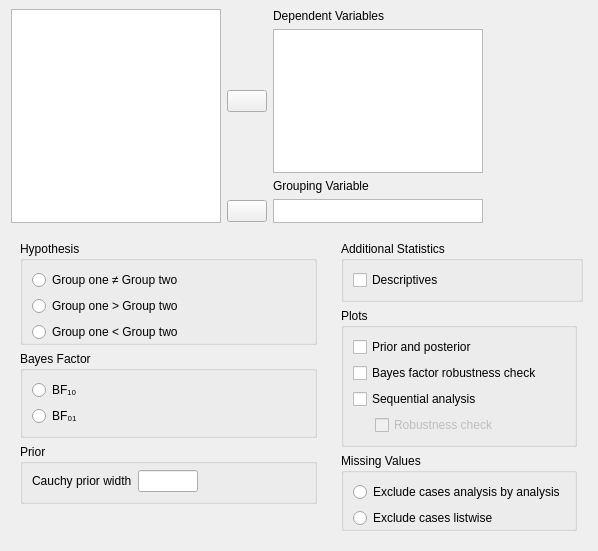
<?xml version="1.0" encoding="UTF-8"?>
<ui version="4.0">
 <class>TTestBayesianIndependentSamplesForm</class>
 <widget class="QWidget" name="TTestBayesianIndependentSamplesForm">
  <property name="geometry">
   <rect>
    <x>0</x>
    <y>0</y>
    <width>598</width>
    <height>551</height>
   </rect>
  </property>
  <property name="windowTitle">
   <string>Form</string>
  </property>
  <layout class="QGridLayout" name="gridLayout">
   <property name="topMargin">
    <number>0</number>
   </property>
   <property name="rightMargin">
    <number>0</number>
   </property>
   <property name="verticalSpacing">
    <number>0</number>
   </property>
   <item row="0" column="0" colspan="3">
    <widget class="QWidget" name="widget" native="true">
     <property name="sizePolicy">
      <sizepolicy hsizetype="Fixed" vsizetype="Preferred">
       <horstretch>0</horstretch>
       <verstretch>0</verstretch>
      </sizepolicy>
     </property>
     <property name="minimumSize">
      <size>
       <width>573</width>
       <height>0</height>
      </size>
     </property>
     <layout class="QGridLayout" name="gridLayout_10">
      <property name="leftMargin">
       <number>0</number>
      </property>
      <item row="0" column="1">
       <widget class="QWidget" name="widget_7" native="true">
        <layout class="QGridLayout" name="gridLayout_8">
         <property name="leftMargin">
          <number>0</number>
         </property>
         <property name="topMargin">
          <number>0</number>
         </property>
         <property name="rightMargin">
          <number>0</number>
         </property>
         <property name="bottomMargin">
          <number>0</number>
         </property>
         <property name="verticalSpacing">
          <number>6</number>
         </property>
         <item row="6" column="0">
          <widget class="AssignButton" name="buttonAssignGroupingVariable">
           <property name="maximumSize">
            <size>
             <width>50</width>
             <height>16777215</height>
            </size>
           </property>
           <property name="text">
            <string/>
           </property>
          </widget>
         </item>
         <item row="0" column="1">
          <widget class="QLabel" name="label_4">
           <property name="text">
            <string>Dependent Variables</string>
           </property>
          </widget>
         </item>
         <item row="6" column="1">
          <widget class="BoundListView" name="groupingVariable">
           <property name="maximumSize">
            <size>
             <width>210</width>
             <height>24</height>
            </size>
           </property>
          </widget>
         </item>
         <item row="1" column="0">
          <widget class="AssignButton" name="buttonAssignVariables">
           <property name="minimumSize">
            <size>
             <width>0</width>
             <height>0</height>
            </size>
           </property>
           <property name="maximumSize">
            <size>
             <width>50</width>
             <height>16777215</height>
            </size>
           </property>
           <property name="text">
            <string/>
           </property>
          </widget>
         </item>
         <item row="1" column="1">
          <widget class="BoundListView" name="variables">
           <property name="sizePolicy">
            <sizepolicy hsizetype="Maximum" vsizetype="Expanding">
             <horstretch>0</horstretch>
             <verstretch>0</verstretch>
            </sizepolicy>
           </property>
           <property name="minimumSize">
            <size>
             <width>0</width>
             <height>0</height>
            </size>
           </property>
           <property name="maximumSize">
            <size>
             <width>210</width>
             <height>16777215</height>
            </size>
           </property>
           <property name="selectionMode">
            <enum>QAbstractItemView::ExtendedSelection</enum>
           </property>
          </widget>
         </item>
         <item row="5" column="1">
          <widget class="QLabel" name="label_5">
           <property name="text">
            <string>Grouping Variable</string>
           </property>
          </widget>
         </item>
        </layout>
       </widget>
      </item>
      <item row="0" column="2">
       <widget class="QWidget" name="widget_6" native="true">
        <property name="minimumSize">
         <size>
          <width>90</width>
          <height>0</height>
         </size>
        </property>
        <layout class="QVBoxLayout" name="verticalLayout_2">
         <property name="leftMargin">
          <number>0</number>
         </property>
         <property name="topMargin">
          <number>0</number>
         </property>
         <property name="rightMargin">
          <number>0</number>
         </property>
         <property name="bottomMargin">
          <number>0</number>
         </property>
        </layout>
       </widget>
      </item>
      <item row="0" column="0">
       <widget class="AvailableFieldsListView" name="listAvailableFields">
        <property name="sizePolicy">
         <sizepolicy hsizetype="Expanding" vsizetype="Expanding">
          <horstretch>0</horstretch>
          <verstretch>0</verstretch>
         </sizepolicy>
        </property>
        <property name="minimumSize">
         <size>
          <width>0</width>
          <height>200</height>
         </size>
        </property>
        <property name="maximumSize">
         <size>
          <width>210</width>
          <height>16777215</height>
         </size>
        </property>
        <property name="selectionMode">
         <enum>QAbstractItemView::ExtendedSelection</enum>
        </property>
       </widget>
      </item>
     </layout>
    </widget>
   </item>
   <item row="1" column="1" rowspan="2">
    <widget class="QWidget" name="widget_3" native="true">
     <layout class="QGridLayout" name="gridLayout_2">
      <item row="2" column="0">
       <widget class="BoundGroupBox" name="missingValues">
        <property name="title">
         <string>Missing Values</string>
        </property>
        <property name="flat">
         <bool>true</bool>
        </property>
        <layout class="QGridLayout" name="gridLayout_6">
         <property name="bottomMargin">
          <number>0</number>
         </property>
         <item row="0" column="0">
          <widget class="QRadioButton" name="_1excludeAnalysisByAnalysis">
           <property name="text">
            <string>Exclude cases analysis by analysis</string>
           </property>
          </widget>
         </item>
         <item row="1" column="0">
          <widget class="QRadioButton" name="_2excludeListwise">
           <property name="text">
            <string>Exclude cases listwise</string>
           </property>
          </widget>
         </item>
        </layout>
       </widget>
      </item>
      <item row="0" column="0" colspan="2">
       <widget class="QGroupBox" name="groupBox_7">
        <property name="title">
         <string>Additional Statistics</string>
        </property>
        <property name="flat">
         <bool>true</bool>
        </property>
        <layout class="QGridLayout" name="gridLayout_3">
         <item row="0" column="0" colspan="2">
          <widget class="BoundCheckBox" name="descriptives">
           <property name="text">
            <string>Descriptives</string>
           </property>
          </widget>
         </item>
        </layout>
       </widget>
      </item>
      <item row="4" column="0">
       <spacer name="verticalSpacer_2">
        <property name="orientation">
         <enum>Qt::Vertical</enum>
        </property>
        <property name="sizeHint" stdset="0">
         <size>
          <width>20</width>
          <height>40</height>
         </size>
        </property>
       </spacer>
      </item>
      <item row="1" column="0">
       <widget class="QGroupBox" name="plotsGroup">
        <property name="title">
         <string>Plots</string>
        </property>
        <property name="flat">
         <bool>true</bool>
        </property>
        <layout class="QGridLayout" name="gridLayout_4">
         <item row="0" column="0" colspan="2">
          <widget class="BoundCheckBox" name="plotPriorAndPosterior">
           <property name="text">
            <string>Prior and posterior</string>
           </property>
          </widget>
         </item>
         <item row="1" column="0" colspan="2">
          <widget class="BoundCheckBox" name="plotBayesFactorRobustness">
           <property name="text">
            <string>Bayes factor robustness check</string>
           </property>
          </widget>
         </item>
         <item row="2" column="0" colspan="2">
          <widget class="BoundCheckBox" name="plotSequentialAnalysis">
           <property name="text">
            <string>Sequential analysis</string>
           </property>
          </widget>
         </item>
         <item row="3" column="0">
          <widget class="QWidget" name="widget_4" native="true">
           <property name="maximumSize">
            <size>
             <width>16</width>
             <height>16777215</height>
            </size>
           </property>
          </widget>
         </item>
         <item row="3" column="1">
          <widget class="BoundCheckBox" name="plotSequentialAnalysisRobustness">
           <property name="enabled">
            <bool>false</bool>
           </property>
           <property name="text">
            <string>Robustness check</string>
           </property>
          </widget>
         </item>
        </layout>
       </widget>
      </item>
     </layout>
    </widget>
   </item>
   <item row="1" column="0" rowspan="2">
    <widget class="QWidget" name="widget_2" native="true">
     <layout class="QGridLayout" name="gridLayout_5">
      <item row="7" column="0">
       <spacer name="verticalSpacer">
        <property name="orientation">
         <enum>Qt::Vertical</enum>
        </property>
        <property name="sizeHint" stdset="0">
         <size>
          <width>20</width>
          <height>40</height>
         </size>
        </property>
       </spacer>
      </item>
      <item row="1" column="0">
       <widget class="BoundGroupBox" name="hypothesis">
        <property name="title">
         <string>Hypothesis</string>
        </property>
        <property name="flat">
         <bool>true</bool>
        </property>
        <layout class="QGridLayout" name="gridLayout_9">
         <property name="bottomMargin">
          <number>0</number>
         </property>
         <item row="2" column="0">
          <widget class="QRadioButton" name="_3oneTailedLessThan">
           <property name="text">
            <string>Group one &lt; Group two</string>
           </property>
          </widget>
         </item>
         <item row="1" column="0">
          <widget class="QRadioButton" name="_2oneTailedGreaterThan">
           <property name="text">
            <string>Group one &gt; Group two</string>
           </property>
          </widget>
         </item>
         <item row="0" column="0">
          <widget class="QRadioButton" name="_1twoTailed">
           <property name="text">
            <string>Group one ≠ Group two</string>
           </property>
          </widget>
         </item>
        </layout>
       </widget>
      </item>
      <item row="3" column="0">
       <widget class="QGroupBox" name="groupBox">
        <property name="title">
         <string>Prior</string>
        </property>
        <property name="flat">
         <bool>true</bool>
        </property>
        <layout class="QGridLayout" name="gridLayout_11">
         <property name="topMargin">
          <number>6</number>
         </property>
         <item row="0" column="2">
          <spacer name="horizontalSpacer_2">
           <property name="orientation">
            <enum>Qt::Horizontal</enum>
           </property>
           <property name="sizeHint" stdset="0">
            <size>
             <width>81</width>
             <height>20</height>
            </size>
           </property>
          </spacer>
         </item>
         <item row="0" column="0">
          <widget class="QLabel" name="label">
           <property name="text">
            <string>Cauchy prior width</string>
           </property>
          </widget>
         </item>
         <item row="0" column="1">
          <widget class="BoundTextBox" name="priorWidth">
           <property name="minimumSize">
            <size>
             <width>60</width>
             <height>0</height>
            </size>
           </property>
           <property name="maximumSize">
            <size>
             <width>60</width>
             <height>16777215</height>
            </size>
           </property>
          </widget>
         </item>
        </layout>
       </widget>
      </item>
      <item row="2" column="0">
       <widget class="BoundGroupBox" name="bayesFactorType">
        <property name="title">
         <string>Bayes Factor</string>
        </property>
        <property name="flat">
         <bool>true</bool>
        </property>
        <layout class="QGridLayout" name="gridLayout_13">
         <item row="1" column="0">
          <widget class="QRadioButton" name="_2">
           <property name="text">
            <string>BF₀₁</string>
           </property>
          </widget>
         </item>
         <item row="0" column="0">
          <widget class="QRadioButton" name="_1">
           <property name="text">
            <string>BF₁₀</string>
           </property>
          </widget>
         </item>
        </layout>
       </widget>
      </item>
     </layout>
    </widget>
   </item>
  </layout>
 </widget>
 <customwidgets>
  <customwidget>
   <class>AssignButton</class>
   <extends>QPushButton</extends>
   <header>widgets/assignbutton.h</header>
  </customwidget>
  <customwidget>
   <class>AvailableFieldsListView</class>
   <extends>QListView</extends>
   <header>widgets/availablefieldslistview.h</header>
  </customwidget>
  <customwidget>
   <class>BoundListView</class>
   <extends>QListView</extends>
   <header>widgets/boundlistview.h</header>
  </customwidget>
  <customwidget>
   <class>BoundCheckBox</class>
   <extends>QCheckBox</extends>
   <header>widgets/boundcheckbox.h</header>
  </customwidget>
  <customwidget>
   <class>BoundTextBox</class>
   <extends>QLineEdit</extends>
   <header>widgets/boundtextbox.h</header>
  </customwidget>
  <customwidget>
   <class>BoundGroupBox</class>
   <extends>QGroupBox</extends>
   <header>widgets/boundgroupbox.h</header>
   <container>1</container>
  </customwidget>
 </customwidgets>
 <resources/>
 <connections>
  <connection>
   <sender>plotSequentialAnalysis</sender>
   <signal>toggled(bool)</signal>
   <receiver>plotSequentialAnalysisRobustness</receiver>
   <slot>setEnabled(bool)</slot>
   <hints>
    <hint type="sourcelabel">
     <x>429</x>
     <y>392</y>
    </hint>
    <hint type="destinationlabel">
     <x>443</x>
     <y>415</y>
    </hint>
   </hints>
  </connection>
 </connections>
</ui>
